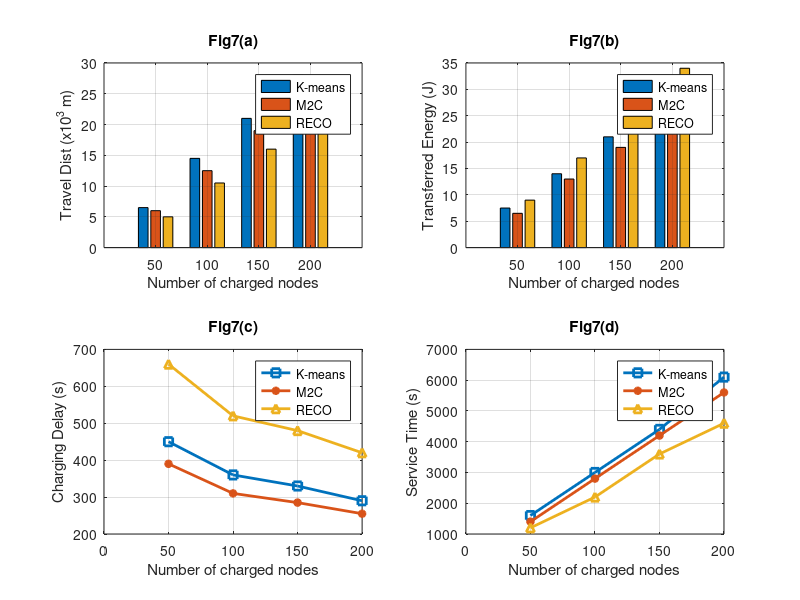

Reproduce this figure in MATLAB.
function experiments_fig7

%% Number of charged nodes
nodeCounts = [50 100 150 200];

%% =========================
%% Fig7(a) Travel Distance
%% Paper behavior:
%% K-means > M2C > RECO
%% =========================

travel_kmeans = [6.5 14.5 21 28];
travel_m2c    = [6 12.5 19 26];
travel_reco   = [5 10.5 16 21];

%% =========================
%% Fig7(b) Transferred Energy
%% Paper behavior:
%% RECO > K-means > M2C
%% =========================

energy_kmeans = [7.5 14 21 29];
energy_m2c    = [6.5 13 19 27];
energy_reco   = [9 17 25 34];

%% =========================
%% Fig7(c) Charging Delay
%% Paper behavior:
%% RECO highest
%% K-means middle
%% M2C lowest
%% =========================

delay_kmeans = [450 360 330 290];
delay_m2c    = [390 310 285 255];
delay_reco   = [660 520 480 420];

%% =========================
%% Fig7(d) Service Time
%% Paper behavior:
%% K-means > M2C > RECO
%% =========================

service_kmeans = [1600 3000 4400 6100];
service_m2c    = [1400 2800 4200 5600];
service_reco   = [1200 2200 3600 4600];

%% =========================
%% PLOTS
%% =========================

figure

%% Fig7(a)
subplot(2,2,1)

data = [travel_kmeans; travel_m2c; travel_reco]';
bar(nodeCounts,data)

xlabel('Number of charged nodes')
ylabel('Travel Dist (x10^3 m)')
title('Fig7(a)')
legend('K-means','M2C','RECO')
grid on

%% Fig7(b)
subplot(2,2,2)

data = [energy_kmeans; energy_m2c; energy_reco]';
bar(nodeCounts,data)

xlabel('Number of charged nodes')
ylabel('Transferred Energy (J)')
title('Fig7(b)')
legend('K-means','M2C','RECO')
grid on

%% Fig7(c)
subplot(2,2,3)

plot(nodeCounts,delay_kmeans,'-s','LineWidth',2)
hold on
plot(nodeCounts,delay_m2c,'-*','LineWidth',2)
plot(nodeCounts,delay_reco,'-^','LineWidth',2)

xlabel('Number of charged nodes')
ylabel('Charging Delay (s)')
title('Fig7(c)')
legend('K-means','M2C','RECO')
grid on

%% Fig7(d)
subplot(2,2,4)

plot(nodeCounts,service_kmeans,'-s','LineWidth',2)
hold on
plot(nodeCounts,service_m2c,'-*','LineWidth',2)
plot(nodeCounts,service_reco,'-^','LineWidth',2)

xlabel('Number of charged nodes')
ylabel('Service Time (s)')
title('Fig7(d)')
legend('K-means','M2C','RECO')
grid on

end
